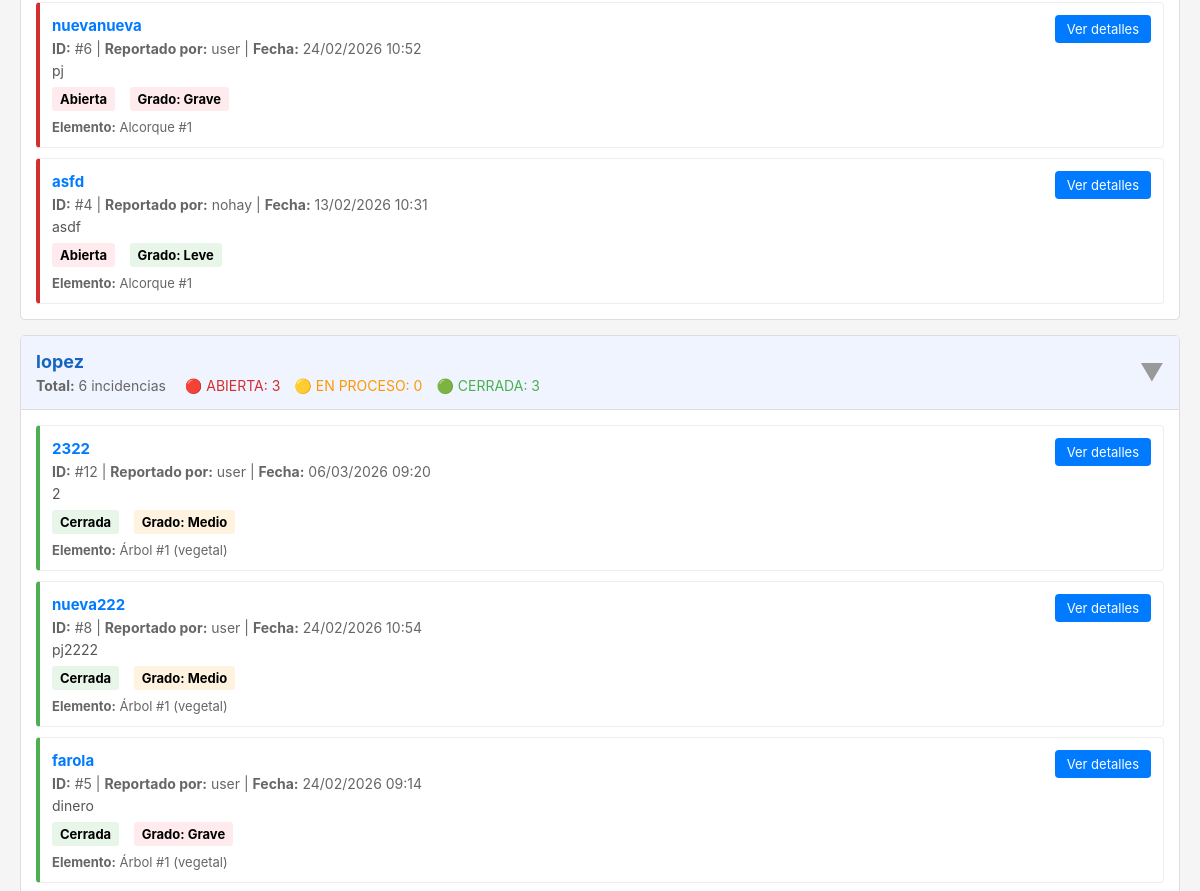
/incidencias/por-barrio/ (signed in, middle part), run on an earlier commit of the app's database.
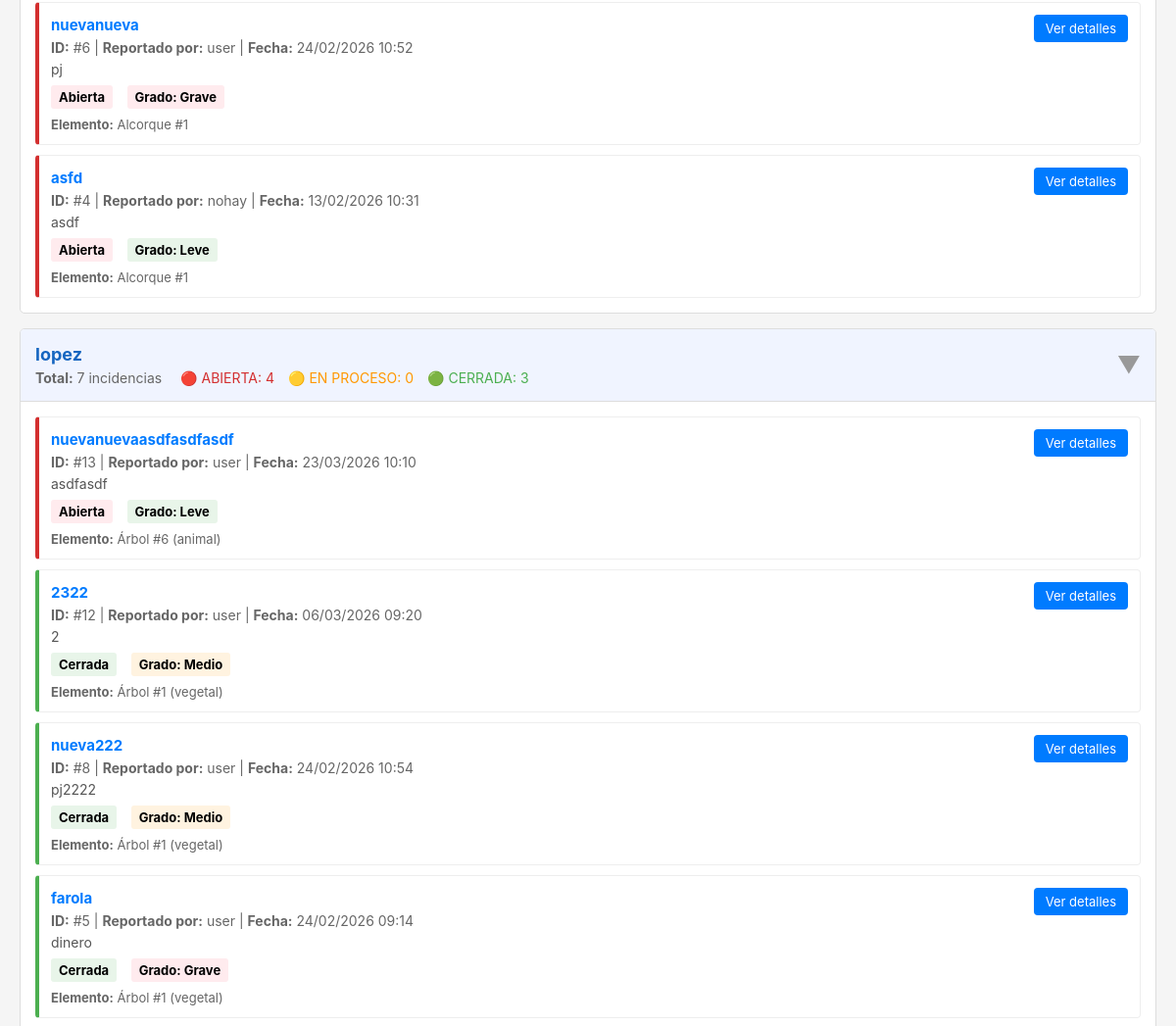
And on a later commit of the database.
### incidencias/models.py (models this page shows, shortened)
class Incidencia(models.Model):
	class Grado(models.TextChoices):
		LEVE = "LEVE", "Leve"
		MEDIO = "MEDIO", "Medio"
		GRAVE = "GRAVE", "Grave"
	class Estado(models.TextChoices):
		ABIERTA = "ABIERTA", "Abierta"
		EN_PROCESO = "EN_PROCESO", "En proceso"
		CERRADA = "CERRADA", "Cerrada"
	titulo = models.CharField(max_length=120)
	descripcion = models.TextField()
	grado_incidencia = models.CharField(max_length=30, choices=Grado.choices, default=Grado.LEVE)
	fecha_reporte = models.DateTimeField(auto_now_add=True)
	fecha_act = models.DateTimeField(auto_now=True, null=True, blank=True)
	estado = models.CharField(max_length=30, choices=Estado.choices, default=Estado.ABIERTA)
	foto = models.ImageField(upload_to='incidencias/', null=True, blank=True)
	observaciones_internas = models.TextField(null=True, blank=True, help_text="Solo visible para administradores")
	usuario = models.ForeignKey("cuentas.Usuario", on_delete=models.PROTECT, related_name="usu_incidencia")
	arbol = models.ForeignKey("inventario.Arbol", on_delete=models.PROTECT, null=True, blank=True, related_name="arbol_inci")
	alcorque = models.ForeignKey("inventario.Alcorque", on_delete=models.PROTECT, null=True, blank=True, related_name="alcorque_inci")
	admin_resp = models.ForeignKey("cuentas.Usuario", on_delete=models.PROTECT, null=True, blank=True, related_name="admin_inci")
	class Meta: constraints = [
		models.CheckConstraint(check=(
			(Q(arbol__isnull=False) & Q(alcorque__isnull=True)) |
			(Q(arbol__isnull=True) & Q(alcorque__isnull=False))),
		name="check_arbol_alcorque_incidencia",),]

### cuentas/models.py (models this page shows, shortened)
class Usuario(AbstractUser):
	class Rol(models.TextChoices):
		REGISTRADO = "REGISTRADO", "Registrado"
		ADMINISTRADOR = "ADMINISTRADOR", "Administrador"
	class EstadoCuenta(models.TextChoices):
		ACTIVA = "ACTIVA", "Activa"
		PENDIENTE_ELIMINACION = "PENDIENTE_ELIMINACION", "Pendiente eliminación"
		ELIMINADA = "ELIMINADA", "Eliminada"
	nombre = models.CharField(max_length=159)
	correo = models.EmailField(unique=True)
	rol = models.CharField(max_length=20, choices=Rol.choices, default=Rol.REGISTRADO,)
	fecha_registro = models.DateTimeField(default=timezone.now)
	estado_cuenta = models.CharField(max_length=30, choices=EstadoCuenta.choices, default=EstadoCuenta.ACTIVA)
	USERNAME_FIELD = "correo"
	REQUIRED_FIELDS = ["username"]
	@property
	def es_admin(self) -> bool:
		return self.rol == self.Rol.ADMINISTRADOR
	@property
	def notificaciones_sin_leer(self) -> int:
		return self.notificaciones.filter(leido=False).count()

### inventario/models.py (models this page shows, shortened)
class Alcorque(models.Model):
    class Estado(models.TextChoices):
        BUENO = "BUENO", "Bueno"
        REGULAR = "REGULAR", "Regular"
        MALO = "MALO", "Malo"
        NECESITA_INTERVENCION = "NECESITA_INTERVENCION", "Necesita intervención"
    class Potencial(models.TextChoices):
        APTO = "APTO", "Apto"
        NO_APTO = "NO_APTO", "No apto"
    barrio = models.ForeignKey("inventario.Barrio", on_delete=models.PROTECT, related_name="alcorques",)
    estado = models.CharField(max_length=50, choices=Estado.choices, default=Estado.BUENO)
    potencial_plant = models.CharField(max_length=10, choices=Potencial.choices, default=Potencial.APTO)
    latitud = models.DecimalField(max_digits=9, decimal_places=6, null=True, blank=True)
    longitud = models.DecimalField(max_digits=9, decimal_places=6, null=True, blank=True)
    direccion = models.TextField(null=True, blank=True)
    observaciones = models.TextField(null=True, blank=True)
    class Meta: constraints = [
        models.UniqueConstraint(fields=["latitud", "longitud"], name="un_alcorque_por_ubi")
        ]

class Barrio(models.Model):
    nombre = models.CharField(max_length=100)
    delimitacion = models.TextField(null=True, blank=True)

class Arbol(models.Model):
    class Estado(models.TextChoices):
        BUENO = "BUENO", "Bueno"
        REGULAR = "REGULAR", "Regular"
        MALO = "MALO", "Malo"
        NECESITA_INTERVENCION = "NECESITA_INTERVENCION", "Necesita intervención"
    especie = models.ForeignKey("inventario.Especie", on_delete=models.PROTECT, related_name="arboles",)
    barrio = models.ForeignKey("inventario.Barrio", on_delete=models.PROTECT, related_name="arboles",)
    estado = models.CharField(max_length=50, choices=Estado.choices, default=Estado.BUENO)
    latitud = models.DecimalField(max_digits=9, decimal_places=6, null=True, blank=True)
    longitud = models.DecimalField(max_digits=9, decimal_places=6, null=True, blank=True)
    direccion = models.TextField(null=True, blank=True)
    fecha_plant = models.DateField(null=True, blank=True)
    observaciones = models.TextField(null=True, blank=True)
    class Meta: constraints = [
        models.UniqueConstraint(fields=["latitud", "longitud"], name="un_arbol_por_ubi")
        ]

class Especie(models.Model):
    nombre_comun = models.CharField(max_length=50)
    nombre_cient = models.CharField(max_length=50, null=True, blank=True)
    familia = models.CharField(max_length=50, null=True, blank=True)
    descripcion = models.TextField(null=True, blank=True)

### incidencias/views.py (the view)
# urls.py: path("por-barrio/", views.incidencias_por_barrio, name="incidencias_por_barrio"),
@login_required
def incidencias_por_barrio(request):
    if not request.user.es_admin:
        messages.error(request, "Solo administradores pueden ver este reporte")
        return redirect("incidencia_lista")
    q = request.GET.get("q", "").strip()
    estado = request.GET.get("estado", "").strip()
    incidencias_qs = Incidencia.objects.select_related(
        "usuario", "admin_resp", "arbol", "alcorque"
    )
    if estado:
        incidencias_qs = incidencias_qs.filter(estado=estado)
    if q:
        incidencias_qs = incidencias_qs.filter(
            Q(titulo__icontains=q) | Q(descripcion__icontains=q)
        )
    barrios = Barrio.objects.prefetch_related('arboles', 'alcorques').order_by("nombre")
    barrios_agrupados = []
    for barrio in barrios:
        incidencias_barrio = incidencias_qs.filter(
            Q(arbol__barrio=barrio) | Q(alcorque__barrio=barrio)
        ).distinct().order_by("-fecha_reporte")
        if incidencias_barrio.exists():
            conteos = {
                "total": incidencias_barrio.count(),
                "abierta": incidencias_barrio.filter(estado=Incidencia.Estado.ABIERTA).count(),
                "en_proceso": incidencias_barrio.filter(estado=Incidencia.Estado.EN_PROCESO).count(),
                "cerrada": incidencias_barrio.filter(estado=Incidencia.Estado.CERRADA).count(),
            }
            barrios_agrupados.append({
                "barrio": barrio,
                "incidencias": incidencias_barrio,
                "conteos": conteos,
            })
    return render(request, "incidencias/incidencias_por_barrio.html", {
        "barrios_agrupados": barrios_agrupados,
        "q": q,
        "estado": estado,
        "estados": Incidencia.Estado.choices,
    })

### templates/incidencias/incidencias_por_barrio.html (shortened to what the changed rows need)
{% extends "base.html" %}
{% block content %}
<div style="max-width: 1200px; margin: 30px auto; padding: 20px;">
    {% if barrios_agrupados %}
        <div style="display: flex; flex-direction: column; gap: 15px;">
            {% for item in barrios_agrupados %}
                <div style="background-color: white; border: 1px solid #ddd; border-radius: 5px; overflow: hidden;">
                    <div style="background-color: #f0f4ff; padding: 15px; cursor: pointer; display: flex; justify-content: space-between; align-items: center; border-bottom: 1px solid #ddd;" onclick="document.getElementById('barrio-{{ forloop.counter }}').style.display = document.getElementById('barrio-{{ forloop.counter }}').style.display === 'none' ? 'block' : 'none'; this.style.backgroundColor = document.getElementById('barrio-{{ forloop.counter }}').style.display === 'none' ? '#f0f4ff' : '#e3f2fd';">
                        <div>
                            <h3 style="margin: 0; color: #1565c0; font-size: 18px;">{{ item.barrio.nombre }}</h3>
                            <p style="margin: 5px 0 0 0; color: #666; font-size: 14px;">
                                <strong>Total:</strong> {{ item.conteos.total }} incidencias
                                <span style="margin-left: 15px; color: #d32f2f;">🔴 ABIERTA: {{ item.conteos.abierta }}</span>
                                <span style="margin-left: 10px; color: #ff9800;">🟡 EN PROCESO: {{ item.conteos.en_proceso }}</span>
                                <span style="margin-left: 10px; color: #4caf50;">🟢 CERRADA: {{ item.conteos.cerrada }}</span>
                            </p>
                        </div>
                        <span style="font-size: 24px; color: #999;" id="arrow-{{ forloop.counter }}">▼</span>
                    </div>
                    <div id="barrio-{{ forloop.counter }}" style="padding: 15px; display: block;">
                        {% if item.incidencias %}
                            <div style="display: grid; gap: 10px;">
                                {% for incidencia in item.incidencias %}
                                    <div style="background-color: white; border: 1px solid #eee; border-radius: 4px; padding: 12px; border-left: 4px solid {% if incidencia.estado == 'ABIERTA' %}#d32f2f{% elif incidencia.estado == 'EN_PROCESO' %}#ff9800{% else %}#4caf50{% endif %};">
                                        <div style="display: flex; justify-content: space-between; align-items: start;">
                                            <div style="flex: 1;">
                                                <a href="{% url 'incidencia_detalle' incidencia.pk %}" style="color: #007bff; text-decoration: none; font-weight: bold; font-size: 15px;">{{ incidencia.titulo }}</a>
                                                <p style="margin: 5px 0; color: #666; font-size: 14px;">
                                                    <strong>ID:</strong> #{{ incidencia.id }} |
                                                    <strong>Reportado por:</strong> {{ incidencia.usuario.nombre }} |
                                                    <strong>Fecha:</strong> {{ incidencia.fecha_reporte|date:"d/m/Y H:i" }}
                                                </p>
                                                <p style="margin: 5px 0; color: #555; font-size: 14px;">{{ incidencia.descripcion|truncatewords:20 }}</p>
                                                <p style="margin: 8px 0 0 0;">
                                                    <span style="display: inline-block; background-color: {% if incidencia.estado == 'ABIERTA' %}#ffebee{% elif incidencia.estado == 'EN_PROCESO' %}#fff3e0{% else %}#e8f5e9{% endif %}; padding: 4px 8px; border-radius: 3px; font-size: 13px; font-weight: bold;">
                                                        {{ incidencia.get_estado_display }}
                                                    </span>
                                                    {% if incidencia.grado_incidencia %}
                                                        <span style="margin-left: 10px; display: inline-block; background-color: {% if incidencia.grado_incidencia == 'LEVE' %}#e8f5e9{% elif incidencia.grado_incidencia == 'MEDIO' %}#fff3e0{% else %}#ffebee{% endif %}; padding: 4px 8px; border-radius: 3px; font-size: 13px; font-weight: bold;">
                                                            Grado: {{ incidencia.get_grado_incidencia_display }}
                                                        </span>
                                                    {% endif %}
                                                </p>
                                                {% if incidencia.arbol %}
                                                    <p style="margin: 8px 0 0 0; color: #666; font-size: 13px;">
                                                        <strong>Elemento:</strong> Árbol #{{ incidencia.arbol.id }} ({{ incidencia.arbol.especie.nombre_comun }})
                                                    </p>
                                                {% elif incidencia.alcorque %}
                                                    <p style="margin: 8px 0 0 0; color: #666; font-size: 13px;">
                                                        <strong>Elemento:</strong> Alcorque #{{ incidencia.alcorque.id }}
                                                    </p>
                                                {% endif %}
                                            </div>
                                            <a href="{% url 'incidencia_detalle' incidencia.pk %}" style="background-color: #007bff; color: white; padding: 6px 12px; border-radius: 4px; text-decoration: none; display: inline-block; font-size: 13px; margin-left: 10px; white-space: nowrap;">Ver detalles</a>
                                        </div>
                                    </div>
                                {% endfor %}
                            </div>
                        {% else %}
                            <p style="color: #999; font-style: italic;">No hay incidencias en este barrio.</p>
                        {% endif %}
                    </div>
                </div>
            {% endfor %}
        </div>
    {% else %}
        <div style="background-color: #fff3cd; border-left: 4px solid #ffc107; padding: 15px; border-radius: 5px; text-align: center;">
            <p>No se encontraron incidencias que coincidan con los filtros seleccionados.</p>
        </div>
    {% endif %}
</div>
{% endblock %}

What changed in the data, as far as the page shows it:
computed for Barrio "lopez": conteos.total "6" → "7"; conteos.abierta "3" → "4"
added Incidencia: titulo "nuevanuevaasdfasdfasdf", id "13", usuario.nombre "user", fecha_reporte "23/03/2026 10:10", descripcion "asdfasdf", estado "Abierta", grado_incidencia "Leve", arbol.id "6", arbol.especie.nombre_comun "animal", shown under Barrio "lopez"
